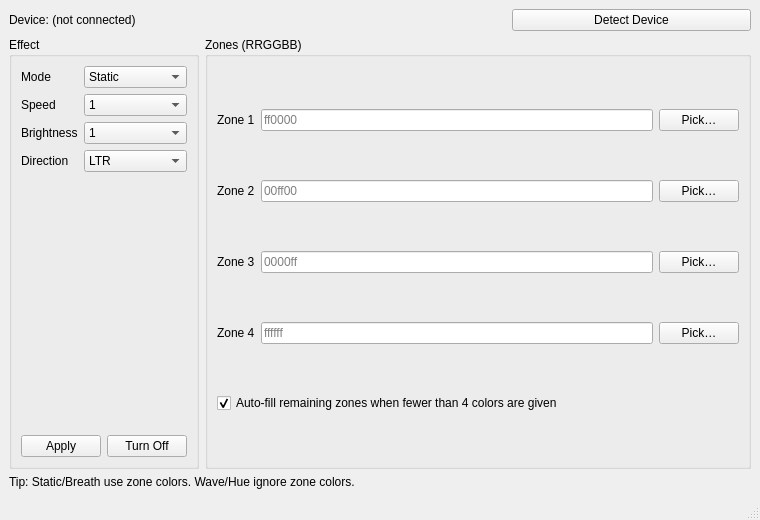
<?xml version="1.0" encoding="UTF-8"?>
<ui version="4.0">
 <class>MainWindow</class>
 <widget class="QMainWindow" name="MainWindow">
  <property name="geometry">
   <rect>
    <x>0</x>
    <y>0</y>
    <width>760</width>
    <height>520</height>
   </rect>
  </property>
  <property name="minimumSize">
   <size>
    <width>760</width>
    <height>520</height>
   </size>
  </property>
  <property name="windowTitle">
   <string>LegionAura</string>
  </property>
  <widget class="QWidget" name="centralwidget">
   <layout class="QVBoxLayout" name="verticalLayout" stretch="0,1,0">

    <!-- TOP BAR WITH CENTERED LABEL -->
    <item>
     <layout class="QHBoxLayout" name="topBar">

      <item>
       <widget class="QLabel" name="lblDeviceLeft">
        <property name="text">
         <string>Device: (not connected)</string>
        </property>
       </widget>
      </item>

      <item>
       <spacer name="spacerCenter">
        <property name="orientation"><enum>Qt::Horizontal</enum></property>
       </spacer>
      </item>

      <item>
       <widget class="QLabel" name="lblDeviceName">
        <property name="text">
         <string></string>
        </property>
       </widget>
      </item>

      <item>
       <spacer name="spacerRight">
        <property name="orientation"><enum>Qt::Horizontal</enum></property>
       </spacer>
      </item>

      <item>
       <widget class="QPushButton" name="btnDetect">
        <property name="text"><string>Detect Device</string></property>
       </widget>
      </item>

     </layout>
    </item>

    <!-- MAIN CONTENT -->
    <item>
     <layout class="QHBoxLayout" name="mainRow">

      <item>
       <widget class="QGroupBox" name="grpEffect">
        <property name="title"><string>Effect</string></property>
        <layout class="QVBoxLayout" name="leftColumn">

         <item>
          <layout class="QFormLayout" name="formEffect">

           <item row="0" column="0"><widget class="QLabel" name="lblMode"><property name="text"><string>Mode</string></property></widget></item>
           <item row="0" column="1">
            <widget class="QComboBox" name="comboEffect">
             <item><property name="text"><string>Static</string></property></item>
             <item><property name="text"><string>Breath</string></property></item>
             <item><property name="text"><string>Wave</string></property></item>
             <item><property name="text"><string>Hue</string></property></item>
            </widget>
           </item>

           <item row="1" column="0"><widget class="QLabel" name="lblSpeed"><property name="text"><string>Speed</string></property></widget></item>
           <item row="1" column="1">
            <widget class="QComboBox" name="comboSpeed">
             <item>
              <property name="text">
               <string>1</string>
              </property>
             </item>
             <item>
              <property name="text">
               <string>2</string>
              </property>
             </item>
             <item>
              <property name="text">
               <string>3</string>
              </property>
             </item>
             <item>
              <property name="text">
               <string>4</string>
              </property>
             </item>
            </widget>
           </item>

           <item row="2" column="0"><widget class="QLabel" name="lblBrightness"><property name="text"><string>Brightness</string></property></widget></item>
           <item row="2" column="1">
            <widget class="QComboBox" name="comboBrightness">
             <item>
              <property name="text">
               <string>1</string>
              </property>
             </item>
             <item>
              <property name="text">
               <string>2</string>
              </property>
             </item>
            </widget>
           </item>

           <item row="3" column="0"><widget class="QLabel" name="lblDirection"><property name="text"><string>Direction</string></property></widget></item>
           <item row="3" column="1">
            <widget class="QComboBox" name="comboDirection">
             <item>
              <property name="text">
               <string>LTR</string>
              </property>
             </item>
             <item>
              <property name="text">
               <string>RTL</string>
              </property>
             </item>
            </widget>
           </item>

          </layout>
         </item>
         <item>
          <layout class="QHBoxLayout" name="applyRow">
           <item><widget class="QPushButton" name="btnApply"><property name="text"><string>Apply</string></property></widget></item>
           <item><widget class="QPushButton" name="btnOff"><property name="text"><string>Turn Off</string></property></widget></item>
          </layout>
         </item>

        </layout>
       </widget>
      </item>

      <item>
       <widget class="QGroupBox" name="grpZones">
        <property name="title"><string>Zones (RRGGBB)</string></property>
        <layout class="QGridLayout" name="gridZones">

         <item row="0" column="0"><widget class="QLabel" name="lblZ1"><property name="text"><string>Zone 1</string></property></widget></item>
         <item row="0" column="1"><widget class="QLineEdit" name="editZ1"><property name="placeholderText"><string>ff0000</string></property></widget></item>
         <item row="0" column="2"><widget class="QPushButton" name="btnColor1"><property name="text"><string>Pick…</string></property></widget></item>

         <item row="1" column="0"><widget class="QLabel" name="lblZ2"><property name="text"><string>Zone 2</string></property></widget></item>
         <item row="1" column="1"><widget class="QLineEdit" name="editZ2"><property name="placeholderText"><string>00ff00</string></property></widget></item>
         <item row="1" column="2"><widget class="QPushButton" name="btnColor2"><property name="text"><string>Pick…</string></property></widget></item>

         <item row="2" column="0"><widget class="QLabel" name="lblZ3"><property name="text"><string>Zone 3</string></property></widget></item>
         <item row="2" column="1"><widget class="QLineEdit" name="editZ3"><property name="placeholderText"><string>0000ff</string></property></widget></item>
         <item row="2" column="2"><widget class="QPushButton" name="btnColor3"><property name="text"><string>Pick…</string></property></widget></item>

         <item row="3" column="0"><widget class="QLabel" name="lblZ4"><property name="text"><string>Zone 4</string></property></widget></item>
         <item row="3" column="1"><widget class="QLineEdit" name="editZ4"><property name="placeholderText"><string>ffffff</string></property></widget></item>
         <item row="3" column="2"><widget class="QPushButton" name="btnColor4"><property name="text"><string>Pick…</string></property></widget></item>

         <item row="4" column="0" colspan="3">
          <widget class="QCheckBox" name="chkAutofill">
           <property name="text"><string>Auto-fill remaining zones when fewer than 4 colors are given</string></property>
           <property name="checked"><bool>true</bool></property>
          </widget>
         </item>

        </layout>
       </widget>
      </item>

     </layout>
    </item>

    <item>
     <layout class="QHBoxLayout" name="bottomBar">
      <item>
       <widget class="QLabel" name="lblHint">
        <property name="text"><string>Tip: Static/Breath use zone colors. Wave/Hue ignore zone colors.</string></property>
       </widget>
      </item>
     </layout>
    </item>

   </layout>
  </widget>
  <widget class="QStatusBar" name="statusbar"/>
 </widget>
 <resources/>
 <connections/>
</ui>
